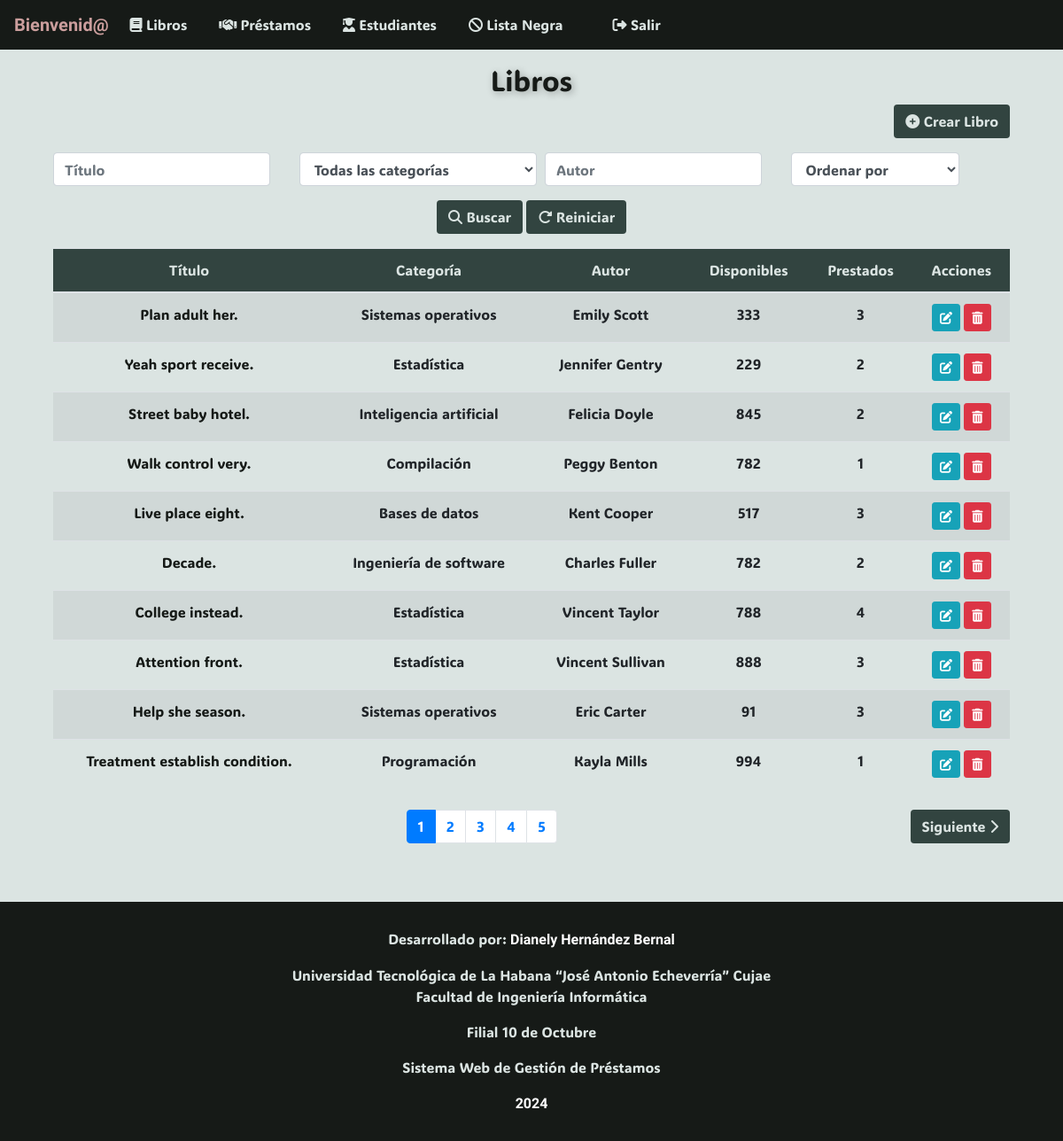
The app's page /libros/ with its own data.
### app/models.py (models this page shows, shortened)
class Libro(models.Model):
    titulo = models.CharField(max_length=30)
    categoria = models.CharField(max_length=30, choices=LIBRO_CATEGORIA)
    cantidad_disponible = models.IntegerField()
    cantidad_prestada = models.IntegerField()
    autor = models.CharField(max_length=30)
    editorial = models.CharField(max_length=30)
    descripcion = models.TextField()

### app/views.py (the view)
# urls.py: path('libros/', LibroListView.as_view(), name='libro-list'),
class LibroListView(ListView):
    model = Libro
    template_name = 'libro_list.html'
    context_object_name = 'libros'
    def get_queryset(self):
        queryset = Libro.objects.all()
        titulo = self.request.GET.get('buscar_titulo', '')
        if titulo:
            queryset = queryset.filter(titulo__icontains=titulo)
        categoria = self.request.GET.get('categoria', '')
        if categoria:
            queryset = queryset.filter(categoria=categoria)
        autor = self.request.GET.get('buscar_autor', '')
        if autor:
            queryset = queryset.filter(autor__icontains=autor)
        orden = self.request.GET.get("ordenar_por", "")
        if orden:
            queryset = queryset.order_by(orden)
        return queryset
    def get_context_data(self, **kwargs):
        context = super().get_context_data(**kwargs)
        libros = self.get_queryset()
        context["cantidad"] = len(libros)
        paginator = Paginator(libros, 10)
        page = self.request.GET.get("page")
        libros = paginator.get_page(page)
        context["libros"] = libros
        context["LIBRO_CATEGORIA"] = LIBRO_CATEGORIA
        return context

### app/templates/app/libro_list.html (shortened to what this page needs)
{% extends 'app/base.html' %}
{% block content %}
<div class="container mt-3">
    <h2 class="text-center display-5" style="animation: pulse 1.5s 1; text-shadow: 2px 2px 8px rgba(0, 0, 0, 0.3);">
        Libros
    </h2>
    <div class="text-right mb-3">
        <a href="{% url 'libro-create' %}" class="btn btn-color">
            <i class="fas fa-plus-circle"></i> Crear Libro
        </a>
    </div>
    <form method="GET" class="form-inline mb-3">
        <div class="row">
            <div class="col-md-3">
                <input type="text" name="buscar_titulo" class="form-control" placeholder="Título" value="{{ request.GET.buscar_titulo }}">
            </div>
            <div class="col-md-3">
                <select name="categoria" class="form-control">
                    <option value="">Todas las categorías</option>
                </select>
            </div>
            <div class="col-md-3">
                <input type="text" name="buscar_autor" class="form-control" placeholder="Autor" value="{{ request.GET.buscar_autor }}">
            </div>
            <div class="col-md-3">
                <select name="ordenar_por" class="form-control">
                    <option value="">Ordenar por</option>
                </select>
            </div>
            <div class="col-md-12 text-center mt-3">
                <button type="submit" class="btn btn-color">
                    <i class="fas fa-search"></i> Buscar
                </button>
                <a href="{% url 'libro-list' %}" class="btn btn-color">
                    <i class="fas fa-redo-alt"></i> Reiniciar
                </a>
            </div>
        </div>
    </form>
    <table class="table table-striped text-center">
        <thead class="secondary-color">
            <tr>
                <th scope="col">Título</th>
                <th scope="col">Categoría</th>
                <th scope="col">Autor</th>
                <th scope="col">Disponibles</th>
                <th scope="col">Prestados</th>
                <th scope="col">Acciones</th>
            </tr>
        </thead>
        <tbody>
            {% for libro in libros %}
            <tr>
                <td><a href="{% url 'libro-detail' libro.id %}">{{ libro.titulo }}</a></td>
                <td>{{ libro.get_categoria_display }}</td>
                <td>{{ libro.autor }}</td>
                <td>{{ libro.cantidad_disponible }}</td>
                <td>{{ libro.cantidad_prestada }}</td>
                <td>
                    <a href="{% url 'libro-update' libro.id %}" class="btn btn-info btn-sm"><i class="fas fa-edit"></i></a>
                    <a href="{% url 'libro-delete' libro.id %}" class="btn btn-danger btn-sm"><i class="fas fa-trash-alt"></i></a>
                </td>
            </tr>
            {% empty %}
            <tr>
                <td colspan="7" class="text-center">No hay libros disponibles.</td>
            </tr>
            {% endfor %}
        </tbody>
    </table>
    <div class="d-flex justify-content-between mt-4">
        <div>
            <nav aria-label="Page navigation">
                <ul class="pagination">
                    {% for num in libros.paginator.page_range %}
                        {% if libros.number == num %}
                            <li class="page-item active">
                                <a class="page-link" href="?page={{ num }}">{{ num }}</a>
                            </li>
                        {% elif num > libros.number|add:'-5' and num < libros.number|add:'5' %}
                            <li class="page-item">
                                <a class="page-link" href="?page={{ num }}">{{ num }}</a>
                            </li>
                        {% endif %}
                    {% endfor %}
                </ul>
            </nav>
        </div>
        <div>
            {% if libros.has_next %}
                <a href="?page={{ libros.next_page_number }}" class="btn btn-color">
                    Siguiente <i class="fas fa-chevron-right"></i>
                </a>
            {% endif %}
        </div>
    </div>
</div>
{% endblock %}

### app/templates/app/base.html (style rules this page uses)
:root { --color-primario: #161a17; --color-secundario: #324440; --color-terciario: #dbe4e2; --color-cuarto: #cb9e9d; }
body { background-color: var(--color-terciario); }
.secondary-color { background-color: var(--color-secundario); color: var(--color-terciario); }
.btn-color { background-color: var(--color-secundario); color: var(--color-terciario); }
a { color: var(--color-primario) }
h1, h2, h3, h4 { color: var(--color-primario); }
* { font-family: ADLaM Display, Ubuntu; font-weight: 400; }

### records on screen
Libro: titulo "Plan adult her.", categoria "Sistemas operativos", autor "Emily Scott", cantidad_disponible "333", cantidad_prestada "3"
Libro: titulo "Yeah sport receive.", categoria "Estadística", autor "Jennifer Gentry", cantidad_disponible "229", cantidad_prestada "2"
Libro: titulo "Street baby hotel.", categoria "Inteligencia artificial", autor "Felicia Doyle", cantidad_disponible "845", cantidad_prestada "2"
Libro: titulo "Walk control very.", categoria "Compilación", autor "Peggy Benton", cantidad_disponible "782", cantidad_prestada "1"
Libro: titulo "Live place eight.", categoria "Bases de datos", autor "Kent Cooper", cantidad_disponible "517", cantidad_prestada "3"
Libro: titulo "Decade.", categoria "Ingeniería de software", autor "Charles Fuller", cantidad_disponible "782", cantidad_prestada "2"
Libro: titulo "College instead.", categoria "Estadística", autor "Vincent Taylor", cantidad_disponible "788", cantidad_prestada "4"
Libro: titulo "Attention front.", categoria "Estadística", autor "Vincent Sullivan", cantidad_disponible "888", cantidad_prestada "3"
Libro: titulo "Help she season.", categoria "Sistemas operativos", autor "Eric Carter", cantidad_disponible "91", cantidad_prestada "3"
Libro: titulo "Treatment establish condition.", categoria "Programación", autor "Kayla Mills", cantidad_disponible "994", cantidad_prestada "1"

### other values on screen
{{ num }} "1"
{{ num }} "2" "3" "4" "5"
